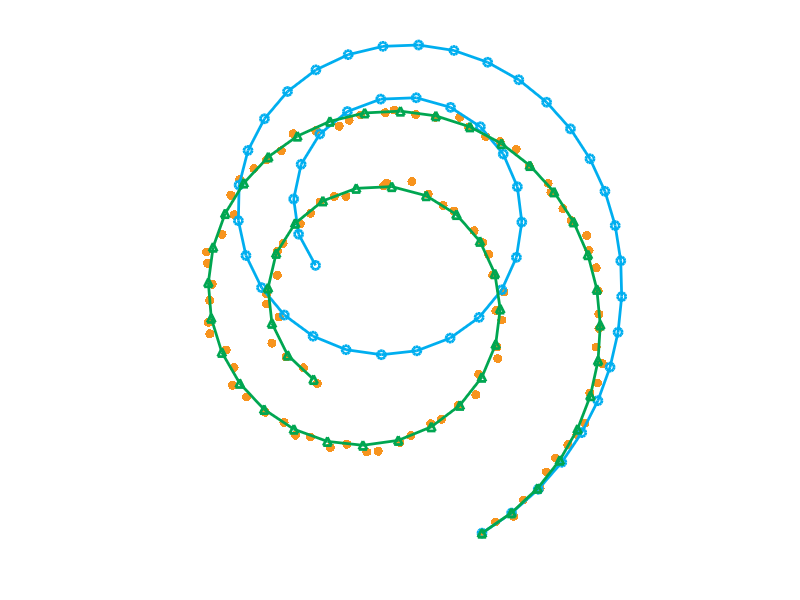

Write the MATLAB code that produced this figure.
close; clc; clear all;

figure;
hold on

colpos = [0 166 81;237 28 36;0 174 239; 247 148 30 ]/255; 
mycolor = colpos;
lineNumbebr = 2;

df = importdata("randomPath_eta_15.mat");
interval = 2;

noise_base = df.natural_config_detection;
x = noise_base(:, 2);
y = noise_base(:, 3);
plot(x,y, 'LineStyle','none', 'Marker', '.', 'Color', mycolor(4,:), 'MarkerSize',20)

natural_base = df.natural_config_base;
x = natural_base(1:interval:end, 1);
y = natural_base(1:interval:end, 2);
plot(x, y, 'LineStyle', '-', 'Marker', 'o', 'Color', mycolor(3,:), 'LineWidth',lineNumbebr)

pred_base = df.pred_config_base;
x = pred_base(1:interval:end, 1);
y = pred_base(1:interval:end, 2);
plot(x,y, 'LineStyle', '-', 'Marker', '^', 'Color', mycolor(1,:), 'LineWidth',lineNumbebr)



% title('Smooth Rod');
xlabel('X');
ylabel('Y');
zlabel('Z');
axis equal;
grid on;

view([0, 90])
axis off;

exportgraphics(gcf, 'rod.pdf', 'Resolution', 300);  % 300 DPI
